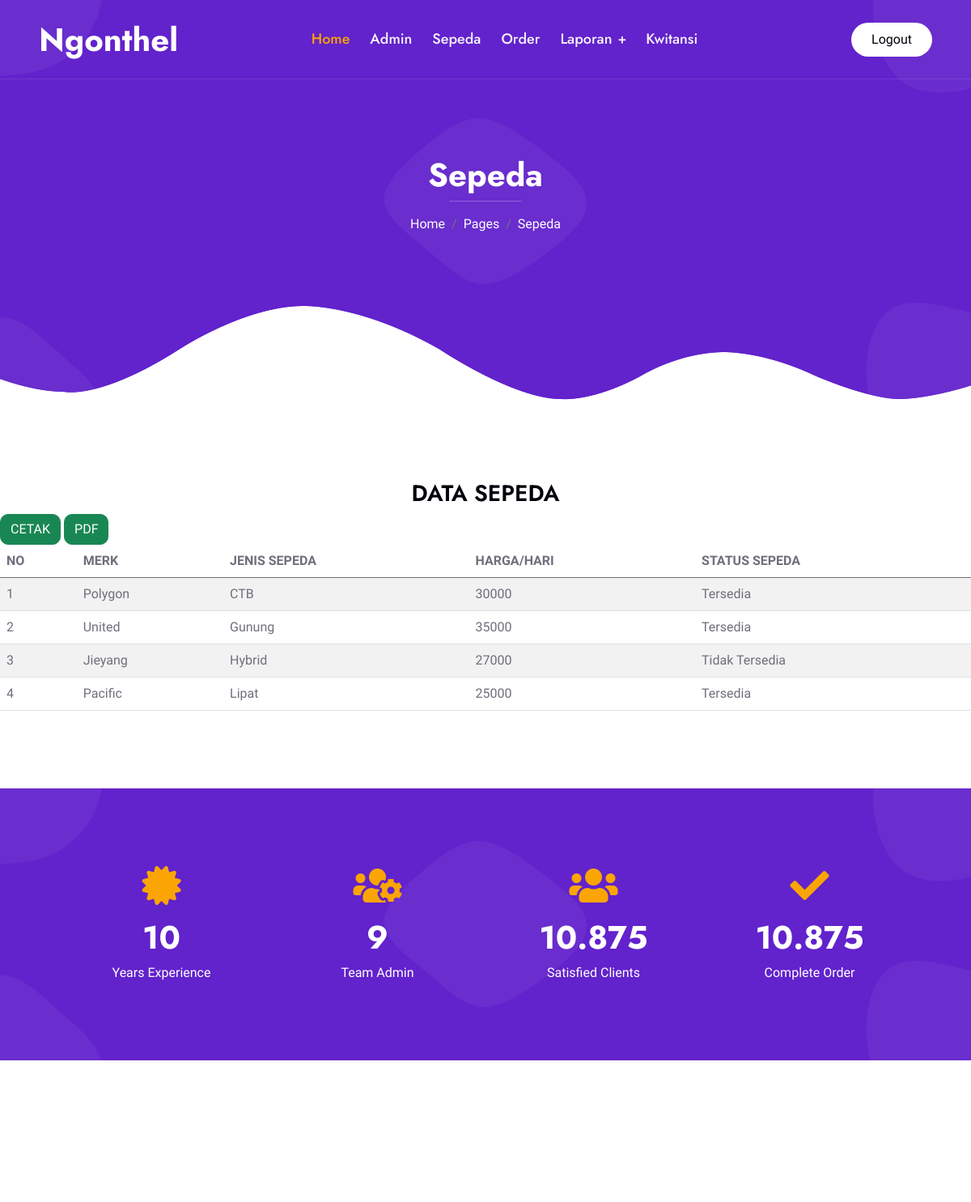
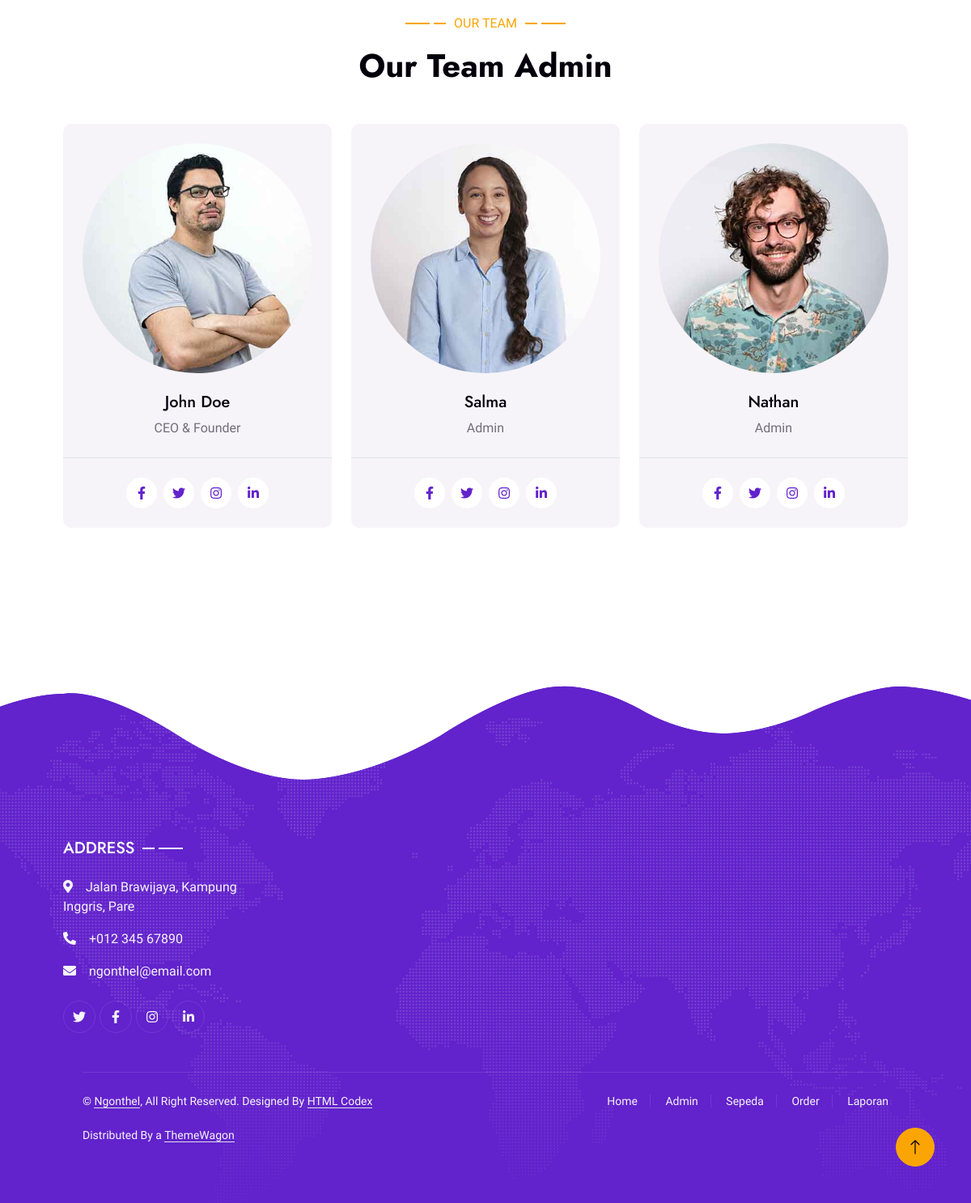
Screenshot of /rsepeda.php (signed in) with the database file from the repository (2 pictures, top to bottom).
### tables this page shows
CREATE TABLE `sepeda` (
  `id_sepeda` int(11) NOT NULL,
  `merk` enum('Wimcycle','Polygon','United','Jieyang','Pacific','Avand') NOT NULL,
  `jenis` enum('Hybrid','Lipat','Gunung','Fixie','CTB') NOT NULL,
  `harga` double NOT NULL,
  `s_sepeda` varchar(20) NOT NULL
);

### rsepeda.php (the view, shortened to what this page needs)
<!DOCTYPE html>
<html lang="en">
<head>
    <link href="https://cdnjs.cloudflare.com/ajax/libs/font-awesome/5.10.0/css/all.min.css" rel="stylesheet">
    <link href="https://cdn.jsdelivr.net/npm/bootstrap-icons@1.4.1/font/bootstrap-icons.css" rel="stylesheet">
    <link href="lib/animate/animate.min.css" rel="stylesheet">
    <link href="lib/owlcarousel/assets/owl.carousel.min.css" rel="stylesheet">
    <link href="lib/lightbox/css/lightbox.min.css" rel="stylesheet">
    <link href="css/bootstrap.min.css" rel="stylesheet">
    <link href="css/style.css" rel="stylesheet">
</head>
<body>
    <div class="container-xxl bg-white p-0">
        <div class="container-xxl position-relative p-0">
            <nav class="navbar navbar-expand-lg navbar-light px-4 px-lg-5 py-3 py-lg-0">
                <a href="" class="navbar-brand p-0">
                    <h1 class="m-0">Ngonthel</h1>
                </a>
                <div class="collapse navbar-collapse" id="navbarCollapse">
                    <div class="navbar-nav mx-auto py-0">
                        <a href="home.php" class="nav-item nav-link active">Home</a>
                        <a href="admin.php" class="nav-item nav-link">Admin</a>
                        <a href="sepeda.php" class="nav-item nav-link">Sepeda</a>
                        <a href="order.php" class="nav-item nav-link">Order</a>
                        <div class="nav-item dropdown">
                            <a href="#" class="nav-link dropdown-toggle" data-bs-toggle="dropdown">Laporan</a>
                        </div>
                        <a href="kwitansi.php" class="nav-item nav-link">Kwitansi</a>
                    </div>
                    <a href="logout.php" class="btn rounded-pill py-2 px-4 ms-3 d-none d-lg-block">Logout</a>
                </div>
            </nav>
            <div class="container-xxl py-5 bg-primary hero-header">
                <div class="container my-5 py-5 px-lg-5">
                    <div class="row g-5 py-5">
                        <div class="col-12 text-center">
                            <h1 class="text-white animated slideInDown">Sepeda</h1>
                            <hr class="bg-white mx-auto mt-0" style="width: 90px;">
                            <nav aria-label="breadcrumb">
                                <ol class="breadcrumb justify-content-center">
                                    <li class="breadcrumb-item"><a class="text-white" href="#">Home</a></li>
                                    <li class="breadcrumb-item"><a class="text-white" href="#">Pages</a></li>
                                    <li class="breadcrumb-item text-white active" aria-current="page">Sepeda</li>
                                </ol>
                            </nav>
                        </div>
                    </div>
                </div>
            </div>
        </div>
<h3 align="center">DATA SEPEDA</h3>
  <a href="crsepeda.php" target="blank" class="btn btn-success">CETAK</a>
  <a href="pdfsepeda.php" target="blank" class="btn btn-success">PDF</a>
    <table class="table table-hover table-striped">
        <thead>
            <tr>
                <th>NO</th>
                <th>MERK</th>
                <th>JENIS SEPEDA</th>
                <th>HARGA/HARI</th>
                <th>STATUS SEPEDA</th>
            </tr>
        </thead>
        <tbody>
            <?php
            include "koneksi.php";
            $qry_sepeda=mysqli_query($conn,"select * from sepeda");
            $no=0;
            while($dt_sepeda=mysqli_fetch_array($qry_sepeda)){
            $no++;?>
                <tr>
                    <td><?=$no?></td><td><?=$dt_sepeda['merk']?></td> <td><?=$dt_sepeda['jenis']?></td><td><?=$dt_sepeda['harga']?></td><td><?=$dt_sepeda['s_sepeda']?></td>
                </tr>
                <?php
                }
                ?>
        </tbody>
</table>
        <div class="container-xxl bg-primary fact py-5 wow fadeInUp" data-wow-delay="0.1s">
            <div class="container py-5 px-lg-5">
                <div class="row g-4">
                    <div class="col-md-6 col-lg-3 text-center wow fadeIn" data-wow-delay="0.1s">
                        <i class="fa fa-certificate fa-3x text-secondary mb-3"></i>
                        <h1 class="text-white mb-2" data-toggle="counter-up">10</h1>
                        <p class="text-white mb-0">Years Experience</p>
                    </div>
                    <div class="col-md-6 col-lg-3 text-center wow fadeIn" data-wow-delay="0.3s">
                        <i class="fa fa-users-cog fa-3x text-secondary mb-3"></i>
                        <h1 class="text-white mb-2" data-toggle="counter-up">9</h1>
                        <p class="text-white mb-0">Team Admin</p>
                    </div>
                    <div class="col-md-6 col-lg-3 text-center wow fadeIn" data-wow-delay="0.5s">
                        <i class="fa fa-users fa-3x text-secondary mb-3"></i>
                        <h1 class="text-white mb-2" data-toggle="counter-up">10.875</h1>
                        <p class="text-white mb-0">Satisfied Clients</p>
                    </div>
                    <div class="col-md-6 col-lg-3 text-center wow fadeIn" data-wow-delay="0.7s">
                        <i class="fa fa-check fa-3x text-secondary mb-3"></i>
                        <h1 class="text-white mb-2" data-toggle="counter-up">10.875</h1>
                        <p class="text-white mb-0">Complete Order</p>
                    </div>
                </div>
            </div>
        </div>
        <div class="container-xxl py-5">
            <div class="container py-5 px-lg-5">
                <div class="wow fadeInUp" data-wow-delay="0.1s">
                    <p class="section-title text-secondary justify-content-center"><span></span>Our Team<span></span></p>
                    <h1 class="text-center mb-5">Our Team Admin</h1>
                </div>
                <div class="row g-4">
                    <div class="col-lg-4 col-md-6 wow fadeInUp" data-wow-delay="0.1s">
                        <div class="team-item bg-light rounded">
                            <div class="text-center border-bottom p-4">
                                <img class="img-fluid rounded-circle mb-4" src="img/team-1.jpg" alt="">
                                <h5>John Doe</h5>
                                <span>CEO & Founder</span>
                            </div>
                            <div class="d-flex justify-content-center p-4">
                                <a class="btn btn-square mx-1" href=""><i class="fab fa-facebook-f"></i></a>
                                <a class="btn btn-square mx-1" href=""><i class="fab fa-twitter"></i></a>
                                <a class="btn btn-square mx-1" href=""><i class="fab fa-instagram"></i></a>
                                <a class="btn btn-square mx-1" href=""><i class="fab fa-linkedin-in"></i></a>
                            </div>
                        </div>
                    </div>
                    <div class="col-lg-4 col-md-6 wow fadeInUp" data-wow-delay="0.3s">
                        <div class="team-item bg-light rounded">
                            <div class="text-center border-bottom p-4">
                                <img class="img-fluid rounded-circle mb-4" src="img/team-2.jpg" alt="">
                                <h5>Salma</h5>
                                <span>Admin</span>
                            </div>
                            <div class="d-flex justify-content-center p-4">
                                <a class="btn btn-square mx-1" href=""><i class="fab fa-facebook-f"></i></a>
                                <a class="btn btn-square mx-1" href=""><i class="fab fa-twitter"></i></a>
                                <a class="btn btn-square mx-1" href=""><i class="fab fa-instagram"></i></a>
                                <a class="btn btn-square mx-1" href=""><i class="fab fa-linkedin-in"></i></a>
                            </div>
                        </div>
                    </div>
                    <div class="col-lg-4 col-md-6 wow fadeInUp" data-wow-delay="0.5s">
                        <div class="team-item bg-light rounded">
                            <div class="text-center border-bottom p-4">
                                <img class="img-fluid rounded-circle mb-4" src="img/team-3.jpg" alt="">
                                <h5>Nathan</h5>
                                <span>Admin</span>
                            </div>
                            <div class="d-flex justify-content-center p-4">
                                <a class="btn btn-square mx-1" href=""><i class="fab fa-facebook-f"></i></a>
                                <a class="btn btn-square mx-1" href=""><i class="fab fa-twitter"></i></a>
                                <a class="btn btn-square mx-1" href=""><i class="fab fa-instagram"></i></a>
                                <a class="btn btn-square mx-1" href=""><i class="fab fa-linkedin-in"></i></a>
                            </div>
                        </div>
                    </div>
                </div>
            </div>
        </div>
        <div class="container-fluid bg-primary text-light footer wow fadeIn" data-wow-delay="0.1s">
            <div class="container py-5 px-lg-5">
                <div class="row g-5">
                    <div class="col-md-6 col-lg-3">
                        <p class="section-title text-white h5 mb-4">Address<span></span></p>
                        <p><i class="fa fa-map-marker-alt me-3"></i>Jalan Brawijaya, Kampung Inggris, Pare</p>
                        <p><i class="fa fa-phone-alt me-3"></i>+012 345 67890</p>
                        <p><i class="fa fa-envelope me-3"></i>ngonthel@email.com</p>
                        <div class="d-flex pt-2">
                            <a class="btn btn-outline-light btn-social" href=""><i class="fab fa-twitter"></i></a>
                            <a class="btn btn-outline-light btn-social" href=""><i class="fab fa-facebook-f"></i></a>
                            <a class="btn btn-outline-light btn-social" href=""><i class="fab fa-instagram"></i></a>
                            <a class="btn btn-outline-light btn-social" href=""><i class="fab fa-linkedin-in"></i></a>
                        </div>
                    </div>
            <div class="container px-lg-5">
                <div class="copyright">
                    <div class="row">
                        <div class="col-md-6 text-center text-md-start mb-3 mb-md-0">
                            &copy; <a class="border-bottom" href="#">Ngonthel</a>, All Right Reserved.
                            Designed By <a class="border-bottom" href="https://htmlcodex.com">HTML Codex</a><br><br>
                            Distributed By a <a class="border-bottom" href="https://themewagon.com" target="_blank">ThemeWagon</a>
                        </div>
                        <div class="col-md-6 text-center text-md-end">
                            <div class="footer-menu">
                                <a href="">Home</a>
                                <a href="">Admin</a>
                                <a href="">Sepeda</a>
                                <a href="">Order</a>
                                <a href="">Laporan</a>
                            </div>
                        </div>
                    </div>
                </div>
            </div>
        </div>
        <a href="#" class="btn btn-lg btn-secondary btn-lg-square back-to-top"><i class="bi bi-arrow-up"></i></a>
    </div>
</body>
</html>

### css/style.css (style rules this page uses)
:root { --primary: #6222CC; --secondary: #FBA504; --light: #F6F4F9; --dark: #04000B; }
.back-to-top { position: fixed; display: none; right: 45px; bottom: 45px; z-index: 99; }
h1, h2, .fw-bold { font-weight: 700 !important; }
h3, h4, .fw-semi-bold { font-weight: 600 !important; }
h5, h6, .fw-medium { font-weight: 500 !important; }
.btn { font-weight: 500; transition: .5s; }
.btn-square { width: 38px; height: 38px; }
.btn-lg-square { width: 48px; height: 48px; }
.btn-square, .btn-sm-square, .btn-lg-square { padding: 0; display: flex; align-items: center; justify-content: center; font-weight: normal; border-radius: 50px; }
.navbar .dropdown-toggle::after { border: none; content: "\f067"; font-family: "Font Awesome 5 Free"; font-size: 10px; font-weight: bold; vertical-align: middle; margin-left: 8px; }
.navbar-light .navbar-nav .nav-link { position: relative; margin-right: 25px; padding: 35px 0; font-family: 'Jost', sans-serif; font-size: 18px; font-weight: 500; color: var(--light) !important; outline: none; transition: .5s; }
.navbar-light .navbar-nav .nav-link:hover, .navbar-light .navbar-nav .nav-link.active { color: var(--secondary) !important; }
.navbar-light .navbar-brand h1 { color: #FFFFFF; }
@media (min-width: 992px) { .navbar-light { position: absolute; width: 100%; top: 0; left: 0; border-bottom: 1px solid rgba(256, 256, 256, .1); z-index: 999; } }
@media (min-width: 992px) { .navbar-light .btn { color: var(--dark); background: #FFFFFF; } }
.hero-header { margin-bottom: 6rem; padding: 18rem 0; background: url(../img/blob-top-left.png), url(../img/blob-top-right.png), url(../img/blob-bottom-left.png), url(../img/blob-bottom-right.png), url(../img/blob-center.png), url(../img/bg-bottom.png); background-position: left 0px top 0px, right 0px top 0px, left 0px bottom 0px, right 0px bottom 0px, center center, center bottom; background-repeat: no-repeat; }
.section-title { position: relative; display: flex; align-items: center; font-weight: 500; text-transform: uppercase; }
.section-title span:first-child, .section-title span:last-child { position: relative; display: inline-block; margin-right: 30px; width: 30px; height: 2px; }
.section-title span:last-child { margin-right: 0; margin-left: 30px; }
.section-title span:first-child::after, .section-title span:last-child::after { position: absolute; content: ""; width: 15px; height: 2px; top: 0; right: -20px; }
.section-title span:last-child::after { right: auto; left: -20px; }
.section-title.text-secondary span:first-child, .section-title.text-secondary span:last-child, .section-title.text-secondary span:first-child::after, .section-title.text-secondary span:last-child::after { background: var(--secondary); }
.section-title.text-white span:first-child, .section-title.text-white span:last-child, .section-title.text-white span:first-child::after, .section-title.text-white span:last-child::after { background: #FFFFFF; }
.fact { margin: 6rem 0; background: url(../img/blob-top-left.png), url(../img/blob-top-right.png), url(../img/blob-bottom-left.png), url(../img/blob-bottom-right.png), url(../img/blob-center.png); background-position: left 0px top 0px, right 0px top 0px, left 0px bottom 0px, right 0px bottom 0px, center center; background-repeat: no-repeat; }
.team-item .btn { color: var(--primary); background: #FFFFFF; }
.footer { margin-top: 6rem; padding-top: 9rem; background: url(../img/bg-top.png), url(../img/map.png); background-position: center top, center center; background-repeat: no-repeat; }
.footer .btn.btn-social { margin-right: 5px; width: 40px; height: 40px; display: flex; align-items: center; justify-content: center; color: var(--light); border: 1px solid rgba(256, 256, 256, .1); border-radius: 40px; transition: .3s; }
.footer .copyright { padding: 25px 0; font-size: 14px; border-top: 1px solid rgba(256, 256, 256, .1); }
.footer .copyright a { color: var(--light); }
.footer .footer-menu a { margin-right: 15px; padding-right: 15px; border-right: 1px solid rgba(255, 255, 255, .1); }
.footer .footer-menu a:last-child { margin-right: 0; padding-right: 0; border-right: none; }

### rows the page displays
sepeda: merk "Polygon", jenis "CTB", harga "30000", s_sepeda "Tersedia"
sepeda: merk "United", jenis "Gunung", harga "35000", s_sepeda "Tersedia"
sepeda: merk "Jieyang", jenis "Hybrid", harga "27000", s_sepeda "Tidak Tersedia"
sepeda: merk "Pacific", jenis "Lipat", harga "25000", s_sepeda "Tersedia"
